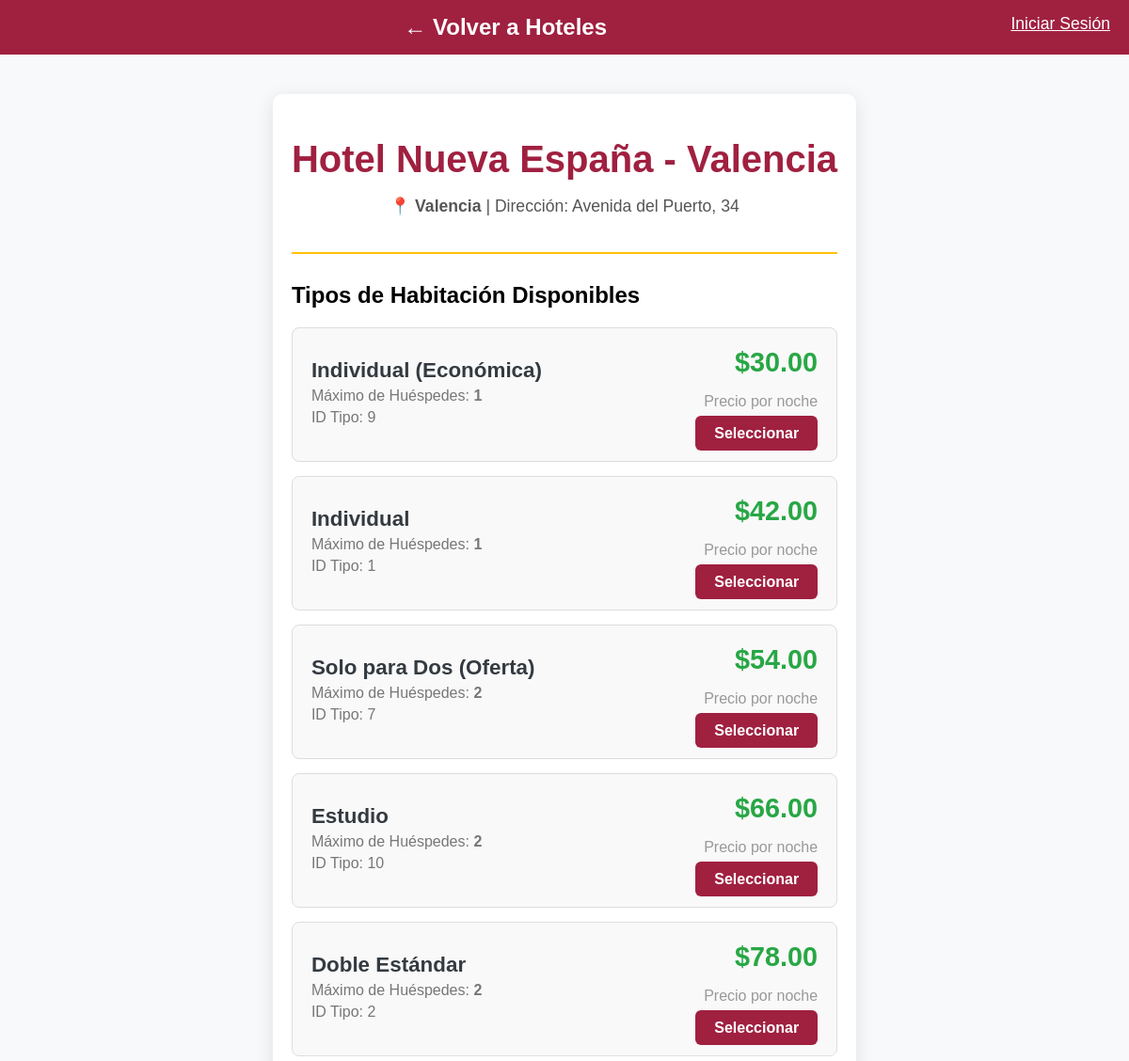
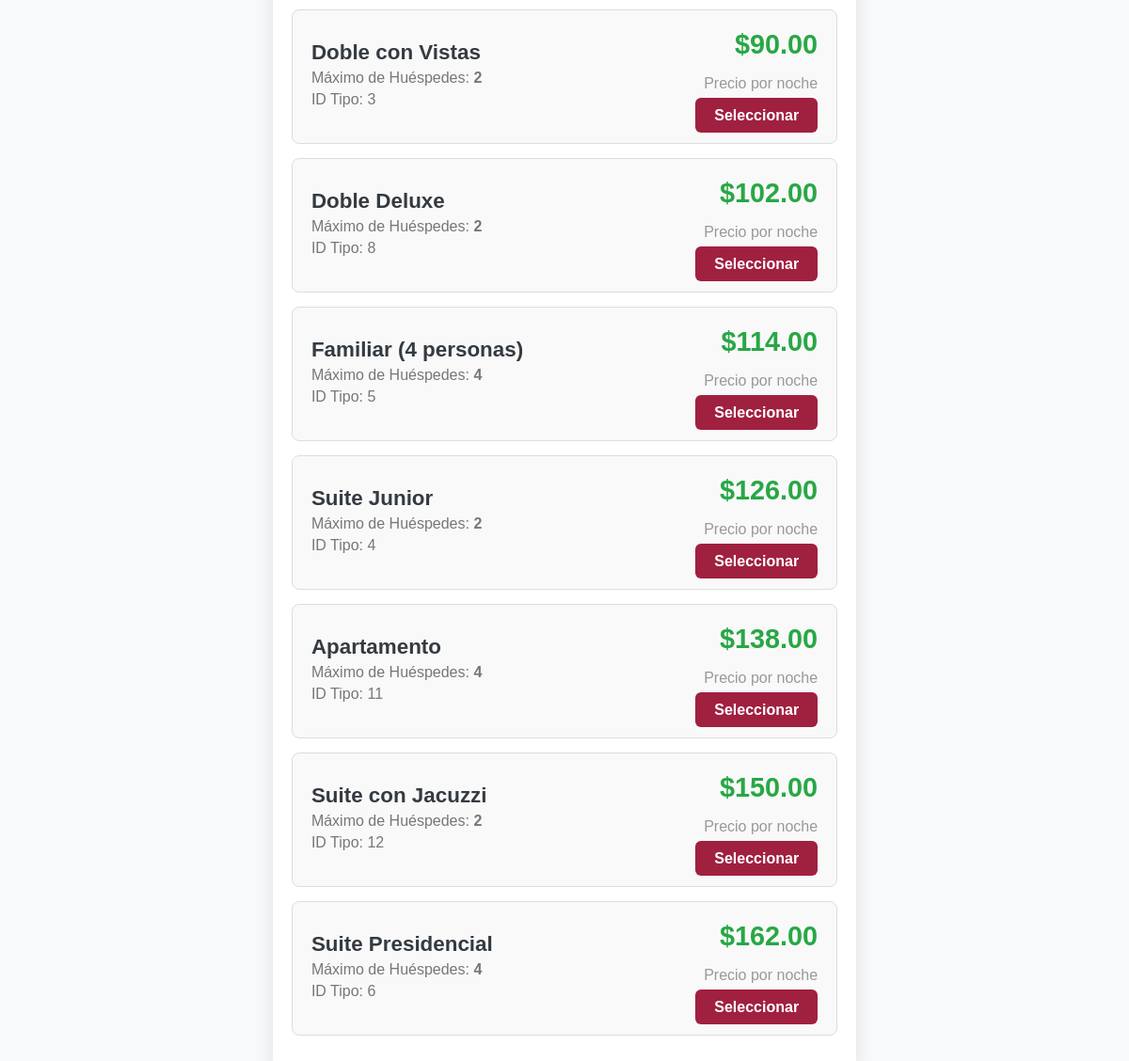
Screenshot of /hotel.php?hotel_id=1 with the database file from the repository (2 pictures, top to bottom).
### tables this page shows
CREATE TABLE Hotels (
    Id INT PRIMARY KEY AUTO_INCREMENT,
    Name VARCHAR(255),
    City VARCHAR(100),
    Address VARCHAR(255)
);

CREATE TABLE RoomType (
    Id INT PRIMARY KEY AUTO_INCREMENT,
    Name VARCHAR(100),
    Guests INT,
    CostPerNight DECIMAL(10, 2)
);

### hotel.php (the view, shortened to what this page needs)
<?php
include('conexion.php');
$hotel_id = isset($_GET['hotel_id']) ? (int)$_GET['hotel_id'] : 0;
$tarifasBase = [
    'Toledo' => 20,
    'Valencia' => 30,
    'Santander' => 25
];
$incrementoPorCiudad = [
    'Toledo' => 15,
    'Valencia' => 12,
    'Santander' => 10
];
function obtenerDetallesHotel($conn, $id) {
    $sql = "SELECT Id, Name, City, Address FROM Hotels WHERE Id = ?";
    $stmt = $conn->prepare($sql);
    $stmt->bind_param("i", $id);
    $stmt->execute();
    $resultado = $stmt->get_result();
    return $resultado->fetch_assoc();
}
function obtenerTiposHabitacion($conn) {
    $sql = "SELECT Id, Name, Guests FROM RoomType ORDER BY CostPerNight ASC";
    $resultado = $conn->query($sql);
    return $resultado->fetch_all(MYSQLI_ASSOC);
}
$hotel = obtenerDetallesHotel($conn, $hotel_id);
$tiposHabitacion = obtenerTiposHabitacion($conn);
$ciudad = $hotel['City'];
$precioBase = $tarifasBase[$ciudad] ?? 50;
$incremento = $incrementoPorCiudad[$ciudad] ?? 15;
$habitacionesDisponibles = [];
$contador = 0;
foreach ($tiposHabitacion as $tipo) {
    $precioCalculado = $precioBase + ($contador * $incremento);
    $tipo['PrecioNoche'] = number_format($precioCalculado, 2, '.', '');
    $habitacionesDisponibles[] = $tipo;
    $contador++;
}
$is_logged_in = isset($_SESSION['user_id']);
$user_name = $is_logged_in ? htmlspecialchars($_SESSION['user_name']) : '';
?>
<!DOCTYPE html>
<html lang="es">
<head>
    <link rel="stylesheet" href="styleCarlos.css">
</head>
<body>
    <nav style="background:#a02040; color:white; padding:15px; text-align:center; position:fixed; top:0; width:100%; z-index:1000;">
        <a href="index.php" style="color:white; text-decoration:none; font-size:1.5em; font-weight:bold;">← Volver a Hoteles</a>
        <span style="float:right; margin-right: 20px; font-size:1.1em;">
            <?php echo $is_logged_in ? "Bienvenido, " . $user_name : '<a href="login.php" style="color:white;">Iniciar Sesión</a>'; ?>
        </span>
    </nav>
    <div class="container">
        <div class="hotel-header">
            <h1><?php echo htmlspecialchars($hotel['Name']); ?></h1>
            <p class="hotel-info">📍 <strong><?php echo htmlspecialchars($ciudad); ?></strong> | Dirección: <?php echo htmlspecialchars($hotel['Address']); ?></p>
        </div>
        <h2>Tipos de Habitación Disponibles</h2>
        <ul class="room-listing">
            <?php foreach ($habitacionesDisponibles as $room): ?>
            <li class="room-card">
                <div class="room-details">
                    <h3><?php echo htmlspecialchars($room['Name']); ?></h3>
                    <p>Máximo de Huéspedes: <strong><?php echo htmlspecialchars($room['Guests']); ?></strong></p>
                    <p>ID Tipo: <?php echo htmlspecialchars($room['Id']); ?></p>
                </div>
                <div class="room-price">
                    <strong>$<?php echo htmlspecialchars($room['PrecioNoche']); ?></strong>
                    <p style="color: #999;">Precio por noche</p>
                    <a href="reserva_proceso.php?hotel_id=<?php echo $hotel['Id']; ?>&room_type_id=<?php echo $room['Id']; ?>" class="btn-select">
                        Seleccionar
                    </a>
                </div>
            </li>
            <?php endforeach; ?>
        </ul>
    </div>
</body>
</html>

### styleCarlos.css (style rules this page uses)
body { font-family: Arial, sans-serif; background: #f4f4f4; display: flex; align-items: center; justify-content: center; min-height: 100vh; margin: 0; }

### hotel.php (style rules this page uses)
:root { --color-primary: #a02040; --color-secondary: #ffc107; --color-dark: #343a40; --color-light: #f8f9fa; }
body { background-color: var(--color-light); font-family: Arial, sans-serif; margin: 0; }
.container { max-width: 1000px; margin: 100px auto 50px auto; padding: 20px; background: #fff; border-radius: 10px; box-shadow: 0 4px 20px rgba(0,0,0,0.1); }
.hotel-header { text-align: center; padding-bottom: 20px; border-bottom: 2px solid var(--color-secondary); margin-bottom: 30px; }
.hotel-header h1 { color: var(--color-primary); font-size: 2.5em; margin-bottom: 5px; }
.hotel-info { color: #555; font-size: 1.1em; }
.room-listing { list-style: none; padding: 0; }
.room-card { display: flex; justify-content: space-between; align-items: center; background: #f9f9f9; border: 1px solid #ddd; padding: 20px; margin-bottom: 15px; border-radius: 8px; transition: box-shadow 0.3s; }
.room-details h3 { margin: 0 0 5px 0; color: var(--color-dark); font-size: 1.4em; }
.room-details p { margin: 5px 0; color: #777; }
.room-price { text-align: right; }
.room-price strong { display: block; font-size: 1.8em; color: #28a745; margin-bottom: 10px; }
.btn-select { background-color: var(--color-primary); color: white; padding: 10px 20px; border-radius: 6px; text-decoration: none; font-weight: bold; transition: background-color 0.2s; }

### rows the page displays
hotels: Name "Hotel Nueva España - Valencia", City "Valencia", Address "Avenida del Puerto, 34"
roomtype: Name "Individual (Económica)", Guests "1", Id "9", PrecioNoche "30.00"
roomtype: Name "Individual", Guests "1", Id "1", PrecioNoche "42.00"
roomtype: Name "Solo para Dos (Oferta)", Guests "2", Id "7", PrecioNoche "54.00"
roomtype: Name "Estudio", Guests "2", Id "10", PrecioNoche "66.00"
roomtype: Name "Doble Estándar", Guests "2", Id "2", PrecioNoche "78.00"
roomtype: Name "Doble con Vistas", Guests "2", Id "3", PrecioNoche "90.00"
roomtype: Name "Doble Deluxe", Guests "2", Id "8", PrecioNoche "102.00"
roomtype: Name "Familiar (4 personas)", Guests "4", Id "5", PrecioNoche "114.00"
roomtype: Name "Suite Junior", Guests "2", Id "4", PrecioNoche "126.00"
roomtype: Name "Apartamento", Guests "4", Id "11", PrecioNoche "138.00"
roomtype: Name "Suite con Jacuzzi", Guests "2", Id "12", PrecioNoche "150.00"
roomtype: Name "Suite Presidencial", Guests "4", Id "6", PrecioNoche "162.00"
